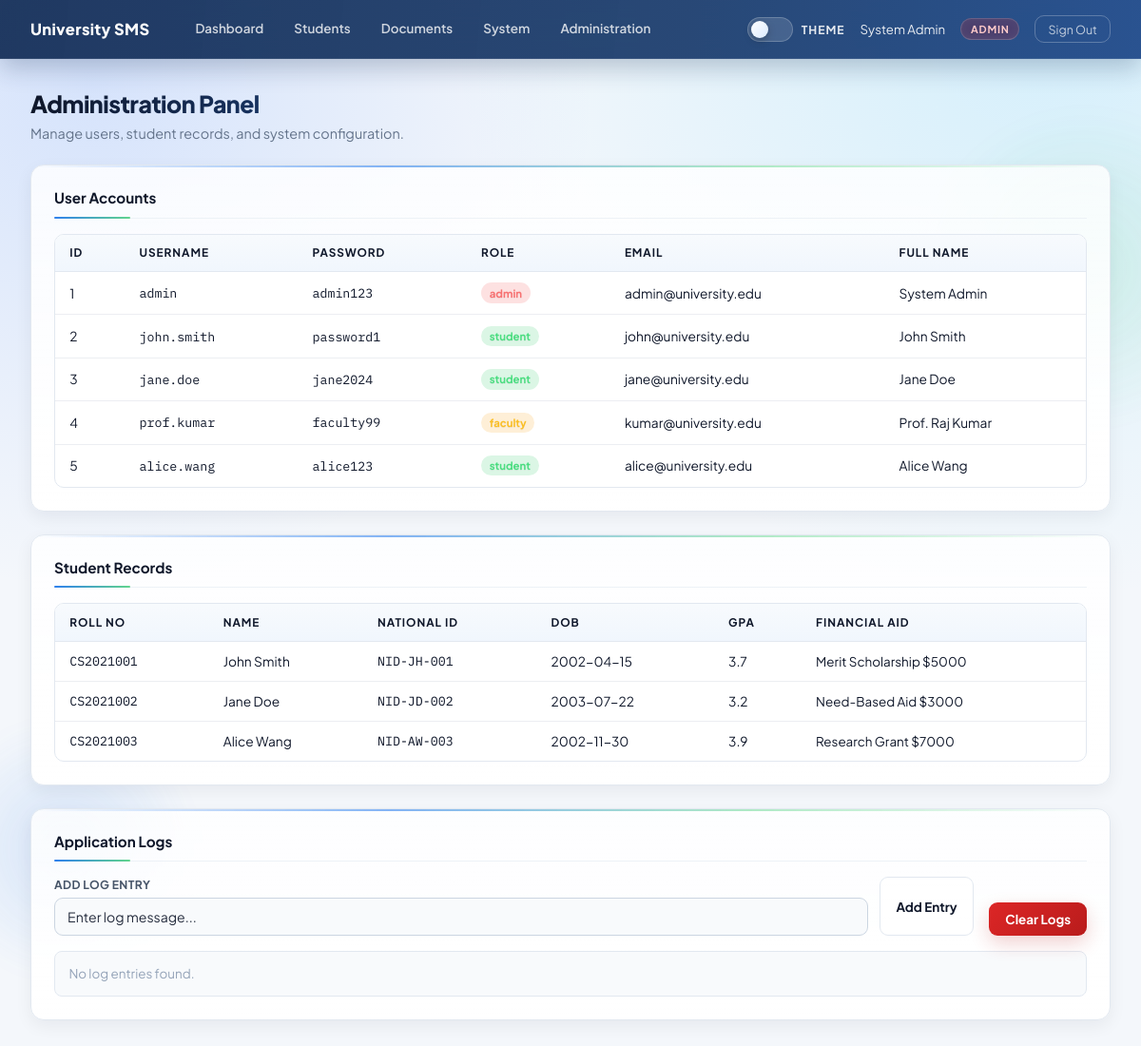
The page /admin (signed in) on the database its author committed.
### tables this page shows
CREATE TABLE users (
                id        INTEGER PRIMARY KEY AUTOINCREMENT,
                username  TEXT UNIQUE NOT NULL,
                password  TEXT NOT NULL,          -- VULN-04: plain-text passwords
                role      TEXT DEFAULT 'student', -- student | faculty | admin
                email     TEXT,
                full_name TEXT
            );

CREATE TABLE students (
                id          INTEGER PRIMARY KEY AUTOINCREMENT,
                user_id     INTEGER,
                roll_no     TEXT UNIQUE,
                full_name   TEXT,
                dob         TEXT,
                address     TEXT,
                phone       TEXT,
                national_id TEXT,                 -- VULN-07: PII stored unencrypted
                gpa         REAL DEFAULT 0.0,
                financial_aid TEXT
            );

### app.py (the view)
@app.route("/admin")
def admin_panel():
    if "user_id" not in session:
        return redirect(url_for("login"))
    if session.get("role") != "admin":
        return render_template("error.html",
                               error="Access Denied – Admins only",
                               query=""), 403
    db = get_db()
    users    = db.execute("SELECT * FROM users").fetchall()     # VULN-07: includes plain-text passwords
    students = db.execute("SELECT * FROM students").fetchall()
    files    = db.execute("SELECT * FROM files").fetchall()
    logs     = _read_logs()
    return render_template("admin.html", users=users, students=students,
                           files=files, logs=logs)

### app.py (called while the page is built)
def get_db():
    db = getattr(g, "_database", None)
    if db is None:
        db = g._database = sqlite3.connect(DATABASE)
        db.row_factory = sqlite3.Row
    return db

@app.teardown_appcontext
def close_connection(exception):
    db = getattr(g, "_database", None)
    if db is not None:
        db.close()

def _read_logs():
    try:
        with open("logs/sms.log", "r") as f:
            return f.readlines()[-200:]
    except Exception:
        return []

### templates/admin.html (shortened to what this page needs)
{% extends "base.html" %}
{% block content %}
<div class="page-header">
  <h1>Administration Panel</h1>
  <p>Manage users, student records, and system configuration.</p>
</div>
<div class="card">
  <div class="card-title">User Accounts</div>
  <div class="table-wrap">
    <table>
      <thead>
        <tr><th>ID</th><th>Username</th><th>Password</th><th>Role</th><th>Email</th><th>Full Name</th></tr>
      </thead>
      <tbody>
        {% for u in users %}
        <tr>
          <td>{{ u['id'] }}</td>
          <td class="mono-sm">{{ u['username'] }}</td>
          <td class="mono-sm">{{ u['password'] }}</td>
          <td>
            <span class="badge {% if u['role'] == 'admin' %}badge-red{% elif u['role'] == 'faculty' %}badge-yellow{% else %}badge-green{% endif %}">
              {{ u['role'] }}
            </span>
          </td>
          <td>{{ u['email'] }}</td>
          <td>{{ u['full_name'] }}</td>
        </tr>
        {% endfor %}
      </tbody>
    </table>
  </div>
</div>
<div class="card">
  <div class="card-title">Student Records</div>
  <div class="table-wrap">
    <table>
      <thead>
        <tr><th>Roll No</th><th>Name</th><th>National ID</th><th>DOB</th><th>GPA</th><th>Financial Aid</th></tr>
      </thead>
      <tbody>
        {% for s in students %}
        <tr>
          <td class="mono-sm">{{ s['roll_no'] }}</td>
          <td>{{ s['full_name'] | safe }}</td>
          <td class="mono-sm">{{ s['national_id'] }}</td>
          <td>{{ s['dob'] }}</td>
          <td>{{ s['gpa'] }}</td>
          <td class="text-sm">{{ s['financial_aid'] }}</td>
        </tr>
        {% endfor %}
      </tbody>
    </table>
  </div>
</div>
<div class="card">
  <div class="card-title">Application Logs</div>
  <div class="flex gap-4 mb-4 flex-wrap items-end">
    <form method="POST" action="/admin/logs/inject" class="flex gap-3 flex-1 min-w-300">
      <div class="form-group flex-1">
        <label>Add Log Entry</label>
        <input type="text" name="log_entry" placeholder="Enter log message...">
      </div>
      <button type="submit" class="btn btn-outline">Add Entry</button>
    </form>
    <form method="POST" action="/admin/logs/clear">
      <button type="submit" class="btn btn-danger" onclick="return confirm('Clear all logs?')">Clear Logs</button>
    </form>
  </div>
  <div class="log-panel">
    {% for line in logs %}
    <div class="log-line">
      {{ line | safe }}
    </div>
    {% else %}
    <p class="log-empty">No log entries found.</p>
    {% endfor %}
  </div>
</div>
{% endblock %}

### templates/base.html (shortened to what this page needs)
<!DOCTYPE html>
<html lang="en">
<head>
</head>
<body>
<div class="site-shell">
  <nav>
    <span class="nav-brand">University SMS</span>
    <div class="nav-links">
      <a href="/dashboard">Dashboard</a>
      <a href="/search">Students</a>
      <a href="/upload">Documents</a>
      {% if session.role == 'admin' or session.role == 'faculty' %}
      <a href="/admin/diagnostics">System</a>
      {% endif %}
      {% if session.role == 'admin' %}
      <a href="/admin">Administration</a>
      {% endif %}
    </div>
    <div class="nav-right">
      <label class="theme-switch" for="theme-toggle" title="Toggle theme">
        <span class="theme-switch-track">
          <span class="theme-switch-thumb"></span>
        </span>
        <span class="theme-switch-label">Theme</span>
      </label>
      <span class="nav-user-name">{{ session.full_name or session.username }}</span>
      <span class="role-chip chip-{{ session.role }}">{{ session.role }}</span>
      <a class="btn-logout" href="/logout">Sign Out</a>
    </div>
  </nav>
  <main>
    {% block content %}{% endblock %}
  </main>
  </div>
</body>
</html>

### rows shown on the page
users: full_name "System Admin", id "1", username "admin", password "admin123", role "admin", email "admin@university.edu"
users: id "2", username "john.smith", password "password1", role "student", email "john@university.edu", full_name "John Smith"
users: id "3", username "jane.doe", password "jane2024", role "student", email "jane@university.edu", full_name "Jane Doe"
users: id "4", username "prof.kumar", password "faculty99", role "faculty", email "kumar@university.edu", full_name "Prof. Raj Kumar"
users: id "5", username "alice.wang", password "alice123", role "student", email "alice@university.edu", full_name "Alice Wang"
students: roll_no "CS2021001", full_name "John Smith", national_id "NID-JH-001", dob "2002-04-15", gpa "3.7", financial_aid "Merit Scholarship $5000"
students: roll_no "CS2021002", full_name "Jane Doe", national_id "NID-JD-002", dob "2003-07-22", gpa "3.2", financial_aid "Need-Based Aid $3000"
students: roll_no "CS2021003", full_name "Alice Wang", national_id "NID-AW-003", dob "2002-11-30", gpa "3.9", financial_aid "Research Grant $7000"

### other values the page prints
{{ session.role }} "ADMIN"
